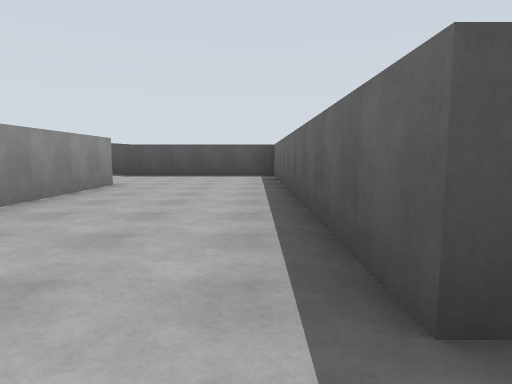
view 1 (above)

24 first-person views from a walk through a world built for the Gazebo simulator. The camera is 1.2 m above the floor, tilts 6° down and sees 75° across. The floor is counted in squares, 2.5 m on a side. Each view is taken from the middle of a square. On the plan, view 1 faces up. The plan holds only what a view shows up to about 9 squares ahead; the rest is blank. The place goes on beyond the plan.

view 2
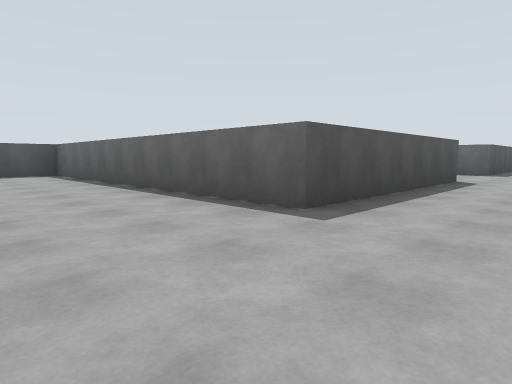

view 3
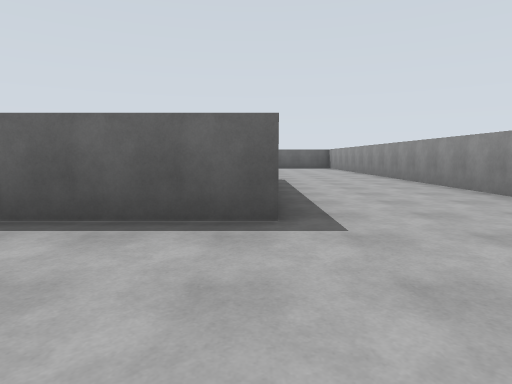

view 4
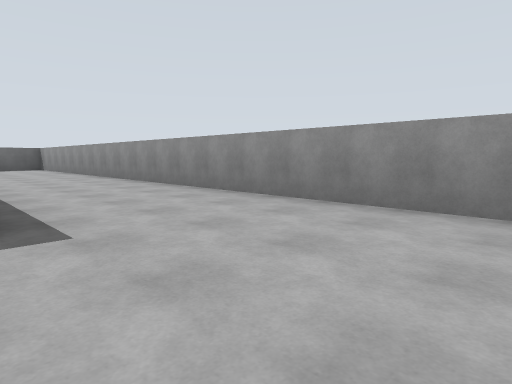

view 5
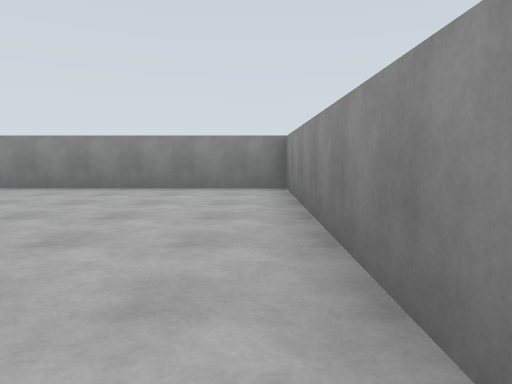

view 6
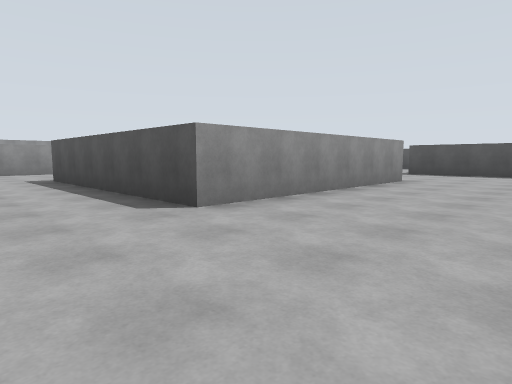

view 7
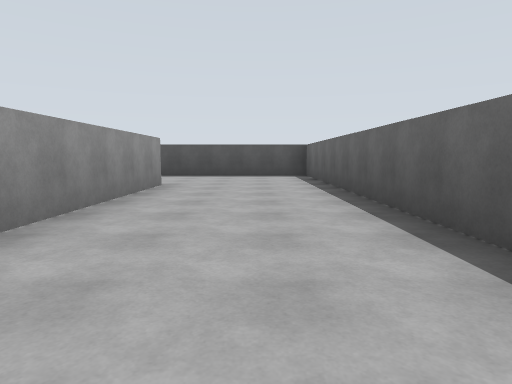

view 8
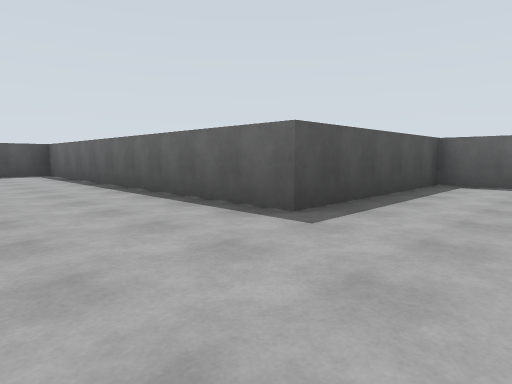

view 9
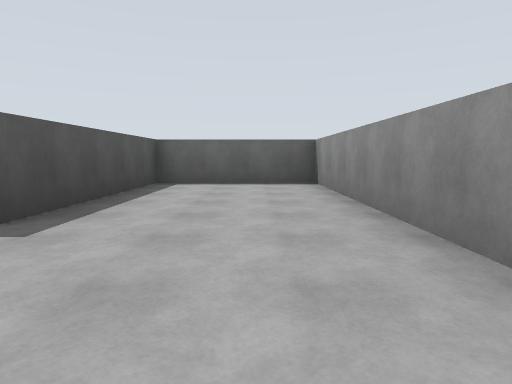

view 10
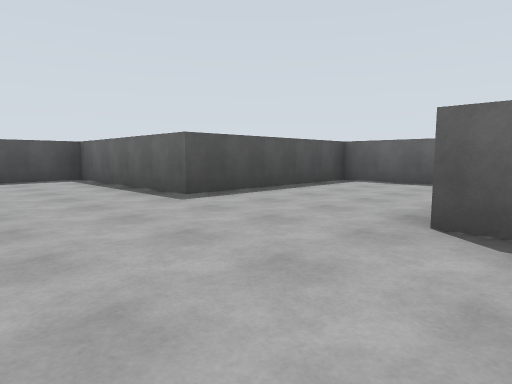

view 11
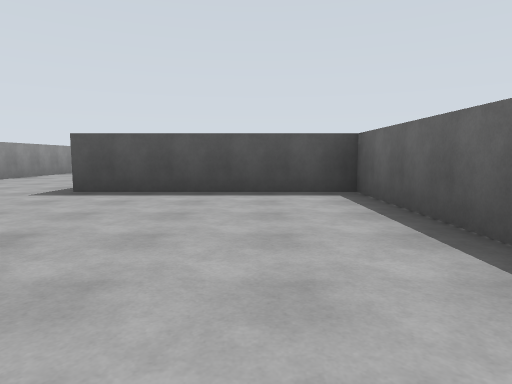

view 12
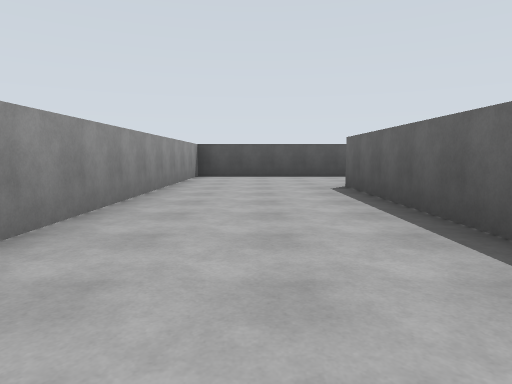

view 13
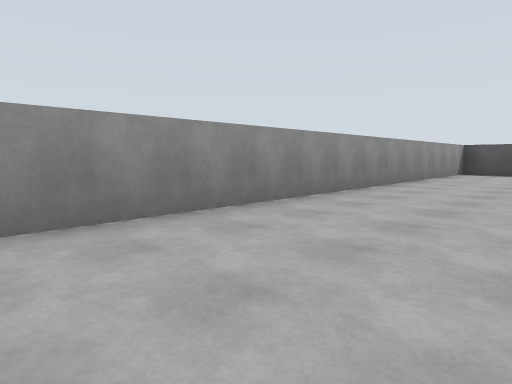

view 14
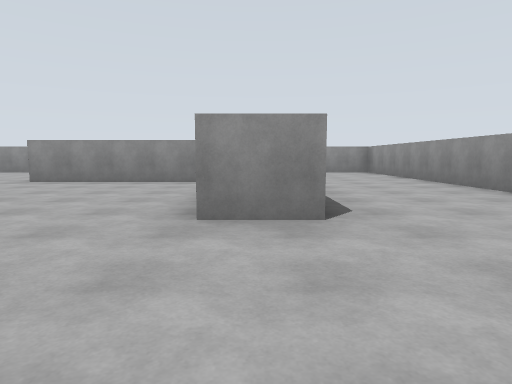

view 15
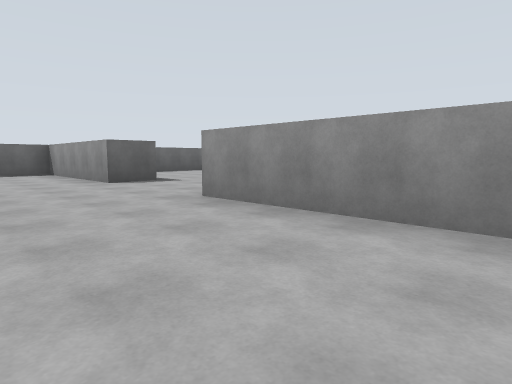

view 16
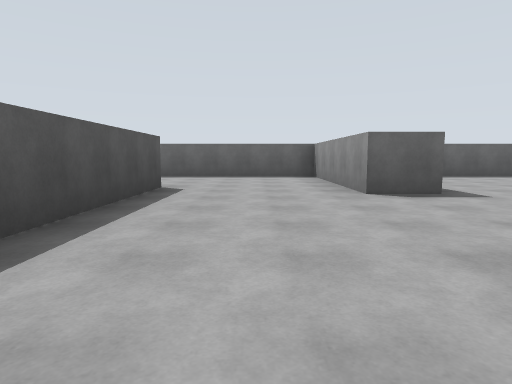

view 17
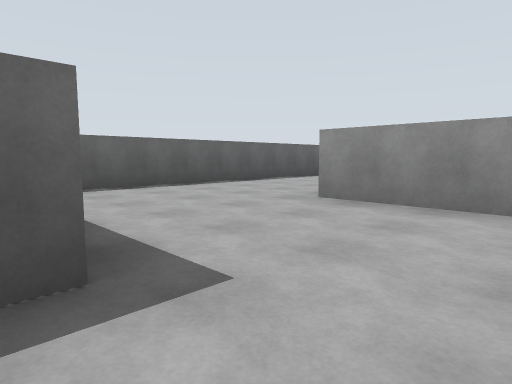

view 18
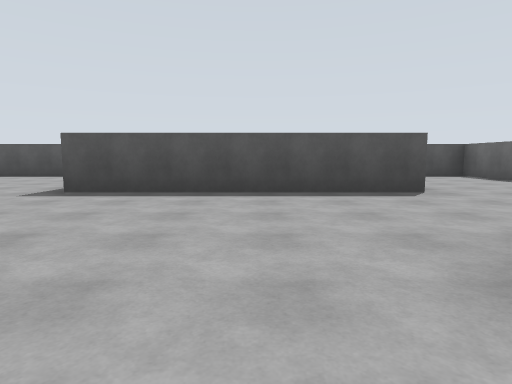

view 19
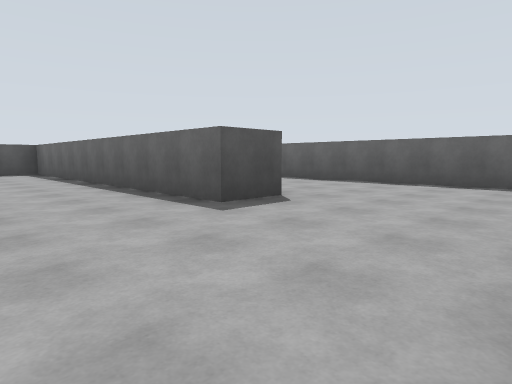

view 20
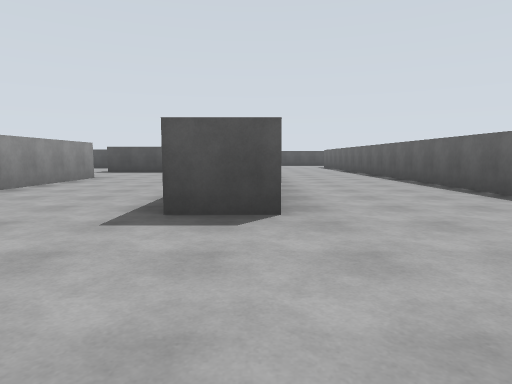

view 21
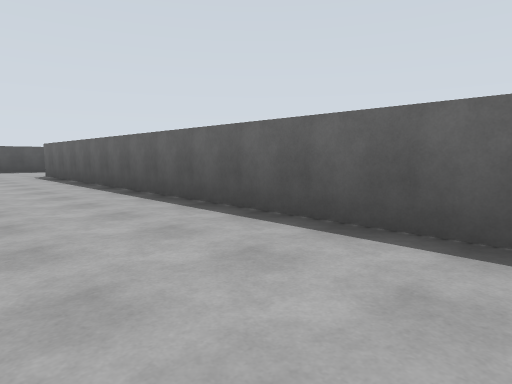

view 22
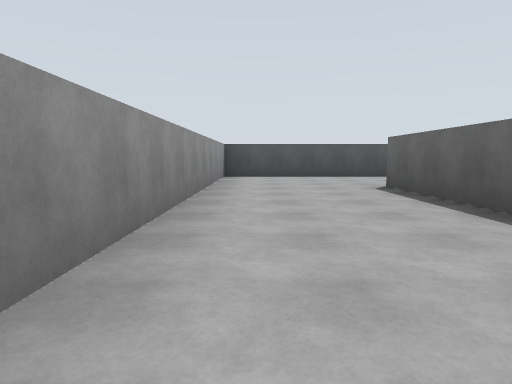

view 23
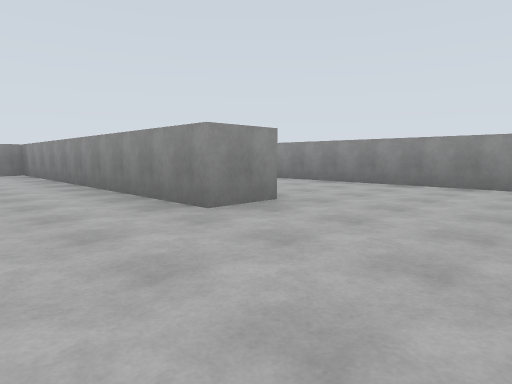

view 24
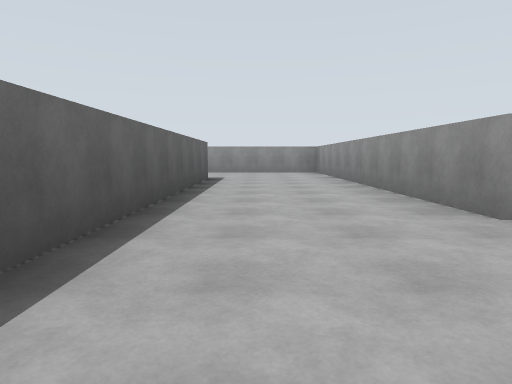

### Floor plan
Points are (right, up) in squares from view 1. A wall is a line through its corners. A room is listed if a view was taken in it or the views show most of it. See-through windows are left out.
Room 1 (views 1, 2, 3, 4, 5, 8, 9)
walls: (-2.5, 5.8) (-2.5, -2.1) (6.5, -2.1); (5.4, 0.8) (0.5, 0.8) (0.5, 8.7) (-3.5, 8.7)
ways out: opening at (5.5, -0.5) to room 2
Room 2 (views 6, 7, 10, 11, 12, 13, 14, 15, 16, 17, 18, 19, 20, 21, 22, 23, 24)
walls: (8.3, 12.5) (8.3, 13.6) (12.2, 13.6) (12.2, 20.4) (11.2, 20.4); (7.4, 9.6) (9.3, 9.6) (9.3, 6.8); (9.4, 16.5) (4.4, 16.5); (5.4, 5.8) (5.4, 0.8); (2.1, 13.6) (5.4, 13.6); (4.4, 5.2) (4.4, 5.8); (13.2, 4.8) (12.2, 4.8) (12.2, 12.6) (11.4, 12.6); (0.5, 13.9) (0.5, 17.5) (1.5, 17.5); (16.1, 2.8) (16.1, 17.5) (17.1, 17.5) (17.1, 9.6); (20.1, 12.6) (20.1, 18.8); (2.2, 20.4) (-2.5, 20.4) (-2.5, 10.2); (17.4, 20.4) (13.2, 20.4) (13.2, 12.9); (6.5, -2.1) (12.2, -2.1) (12.2, 0.8) (8.3, 0.8) (8.3, 8.7) (4.4, 8.7) (4.4, 12.6) (0.4, 12.6)
ways out: opening at (5.5, -0.5) to room 1

Positions as (right, up) in squares from view 1, and headings:
1: (0, 0), facing up
2: (-2, -1), facing up-right
3: (-2, 1), facing right
4: (-2, 1), facing down-right
5: (-2, 3), facing down
6: (8, -1), facing up-left
7: (7, 0), facing up
8: (6, -1), facing up-right
9: (6, -1), facing right
10: (2, 5), facing up-right
11: (3, 8), facing up
12: (-1, 12), facing up
13: (0, 10), facing up-left
14: (1, 20), facing down
15: (2, 16), facing down-right
16: (4, 15), facing right
17: (7, 13), facing down-right
18: (7, 12), facing up
19: (10, 2), facing up-right
20: (13, 2), facing up
21: (14, 8), facing up-right
22: (14, 12), facing up
23: (19, 20), facing down-left
24: (19, 20), facing down
